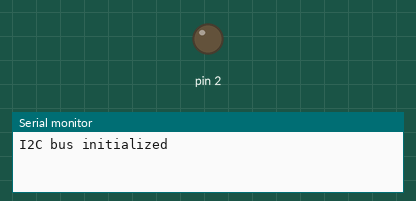
This sketch was run on a simulated Arduino Uno, built with avr-gcc and run on an emulated ATmega328P. Shown: output pins drawn as LEDs (lit = HIGH), the last lines printed to the serial monitor. Pins used as bus, display or sensor lines are not drawn.

Above: at 0.2 s.
At 0.6 s:
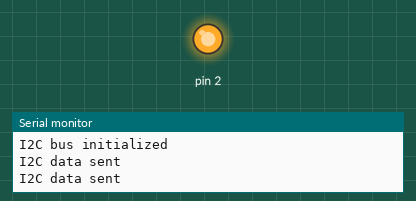
Timing chart, 0 to 2.1 s (numbered marks = the images above):
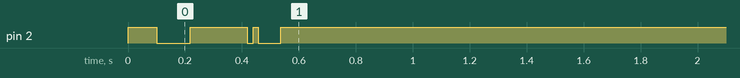

The sketch:

main.ino
```cpp
#include <Arduino.h>

// Start condition
void I2C_claimBus()
{

  // set SDA to LOW first
  digitalWrite(2, LOW);

  delay(3);

  // set SCL to LOW second
  digitalWrite(0, LOW);
}

// Stop condition
void I2C_releaseBus()
{

  // set SCL to HIGH first
  digitalWrite(0, HIGH);

  delay(3);

  // set SDA to HIGH second
  digitalWrite(2, HIGH);
}

void I2C_sendData(uint8_t device, uint8_t reg_addr, uint8_t data)
{

  //                                                                                                                                                                                    ↓ your read W/R bit is now here.
  // Reverse the order of bits for each variable; these need to be sent with MSB first, so MSB needs to be Bit 0 instead of Bit 7.                                Ex: 0110 0001 becomes 1000 0110. -> data now gets sent from right to left now.
  // Shift device variable over 1 to pad a 0 in the LSB, since 'device' includes both the address and a 0(write) bit.                                                         ↑
  //                                                                                                                                                                          is your W/R bit in the original variable.

  device = device << 1;
  uint8_t firstByte = 0;
  for (int i = 0; i < 8; i++)
  {
    if ((device >> i) & 1)
    {
      firstByte |= 1 << (7 - i);
    }
  }

  uint8_t secondByte = 0;
  for (int i = 0; i < 8; i++)
  {
    if ((reg_addr >> i) & 1)
    {
      secondByte |= 1 << (7 - i);
    }
  }

  // uint8_t thirdByte = 0;
  // for (int i = 0; i < 8; i++)
  // {
  //   if ((data >> i) & 1)
  //   {
  //     thirdByte |= 1 << (7 - i);
  //   }
  // }

  // Claim the bus
  I2C_claimBus();

  // Iterate through first byte of data with the 7-bit address and send over SDA
  for (uint8_t i = 0; i < 8; i++)
  {
    if ((firstByte >> i & 0x01) == 1) // if 'firstbyte' shifted over right i times AND 0x01 equals 1, write a 1
    {
      // Wait 1ms
      delay(1);
      // Write a '1' to the SDA line
      digitalWrite(2, HIGH);
    }
    else // else the bit is a 0
    {
      delay(1);
      digitalWrite(2, LOW);
    }
    // wait two ms to cover the 3ms clock time (1ms from the bit write stage at i'th iteration + 2ms gap to equal 3ms)
    delay(2);

    // clock period pulse from high to low for 3ms
    digitalWrite(0, HIGH);
    delay(3);
    digitalWrite(0, LOW);
  }

  // Read the ACK bit
  delay(3);
  digitalWrite(0, HIGH);

  // Same gap timing rule here
  delay(1);
  uint8_t ACK = digitalRead(2);
  delay(2);

  digitalWrite(0, LOW);

  // Repeat for second byte
  for (uint8_t i = 0; i < 8; i++)
  {
    if ((secondByte >> i & 0x01) == 1)
    {
      delay(1);
      digitalWrite(2, HIGH);
    }
    else
    {
      delay(1);
      digitalWrite(2, LOW);
    }
    delay(2);
    digitalWrite(0, HIGH);
    delay(3);
    digitalWrite(0, LOW);
  }

  delay(3);
  digitalWrite(0, HIGH);

  delay(1);
  uint8_t ACK2 = digitalRead(2);
  delay(2);

  digitalWrite(0, LOW);

  // for (uint8_t i = 0; i < 8; i++)
  // {
  //   if((thirdByte >> i & 0x01) == 1){
  //     delay(1);
  //     digitalWrite(2, HIGH);
  //   }else{
  //     delay(1);
  //     digitalWrite(2,LOW);
  //   }
  //   delay(2);
  //   digitalWrite(0,HIGH);
  //   delay(3);
  //   digitalWrite(0,LOW);
  // }

  // wait 1ms before releasing the bus
  delay(3);

  // set SCL to HIGH first
  digitalWrite(0, HIGH);

  delay(3);

  // set SDA to HIGH second
  digitalWrite(2, HIGH);
}

// Variable to hold address and data
uint8_t address = 0;
uint8_t regis = 0;
uint8_t addr_data = 0;

void setup()
{

  // Setup serial terminal at 115200 baud rate
  Serial.begin(115200);

  // I2C SCL on pin 0
  pinMode(0, OUTPUT);
  // I2C SDA on pin 2
  pinMode(2, OUTPUT);

  // Set I2C bus to idle state (both SDA and SCL to HIGH)
  digitalWrite(2, HIGH);
  digitalWrite(0, HIGH);

  Serial.print("I2C bus initialized\n");

  delay(100);

  I2C_sendData(address, regis, addr_data);

  Serial.print("I2C data sent\n");

  delay(200);

  I2C_sendData(0x0E, 0x00, addr_data);

  Serial.print("I2C data sent\n");

  // // Both SDA and SCL are LOW now
  // I2C_claimBus();

  // // Note: The bit being sent to the device is set when SCL is LOW, with the receiving device sampling/reading the data when SCL is HIGH

  // // send 0x0A (0000 1010) with MSB sent first
  // delay(3);
  // digitalWrite(0,HIGH);
  // delay(3);
  // digitalWrite(0,LOW);

  // delay(3);
  // digitalWrite(0,HIGH);
  // delay(3);
  // digitalWrite(0,LOW);

  // delay(3);
  // digitalWrite(0,HIGH);
  // delay(3);
  // digitalWrite(0,LOW);

  // delay(1);
  // digitalWrite(2,HIGH);
  // delay(2);
  // digitalWrite(0,HIGH);
  // delay(3);
  // digitalWrite(0,LOW);

  // delay(1);
  // digitalWrite(2,LOW);
  // delay(2);
  // digitalWrite(0,HIGH);
  // delay(3);
  // digitalWrite(0,LOW);

  // delay(1);
  // digitalWrite(2,HIGH);
  // delay(2);
  // digitalWrite(0,HIGH);
  // delay(3);
  // digitalWrite(0,LOW);

  // delay(1);
  // digitalWrite(2,LOW);
  // delay(2);
  // digitalWrite(0,HIGH);
  // delay(3);
  // digitalWrite(0,LOW);

  // delay(1);
  // digitalWrite(2,LOW);
  // delay(2);
  // digitalWrite(0,HIGH);
  // delay(3);
  // digitalWrite(0,LOW);

  // delay(3);
  // digitalWrite(0,HIGH);
  // delay(3);
  // digitalWrite(2, HIGH);
}

void loop()
{
  // Nothing here ¯\_(ツ)_/¯
}
```
